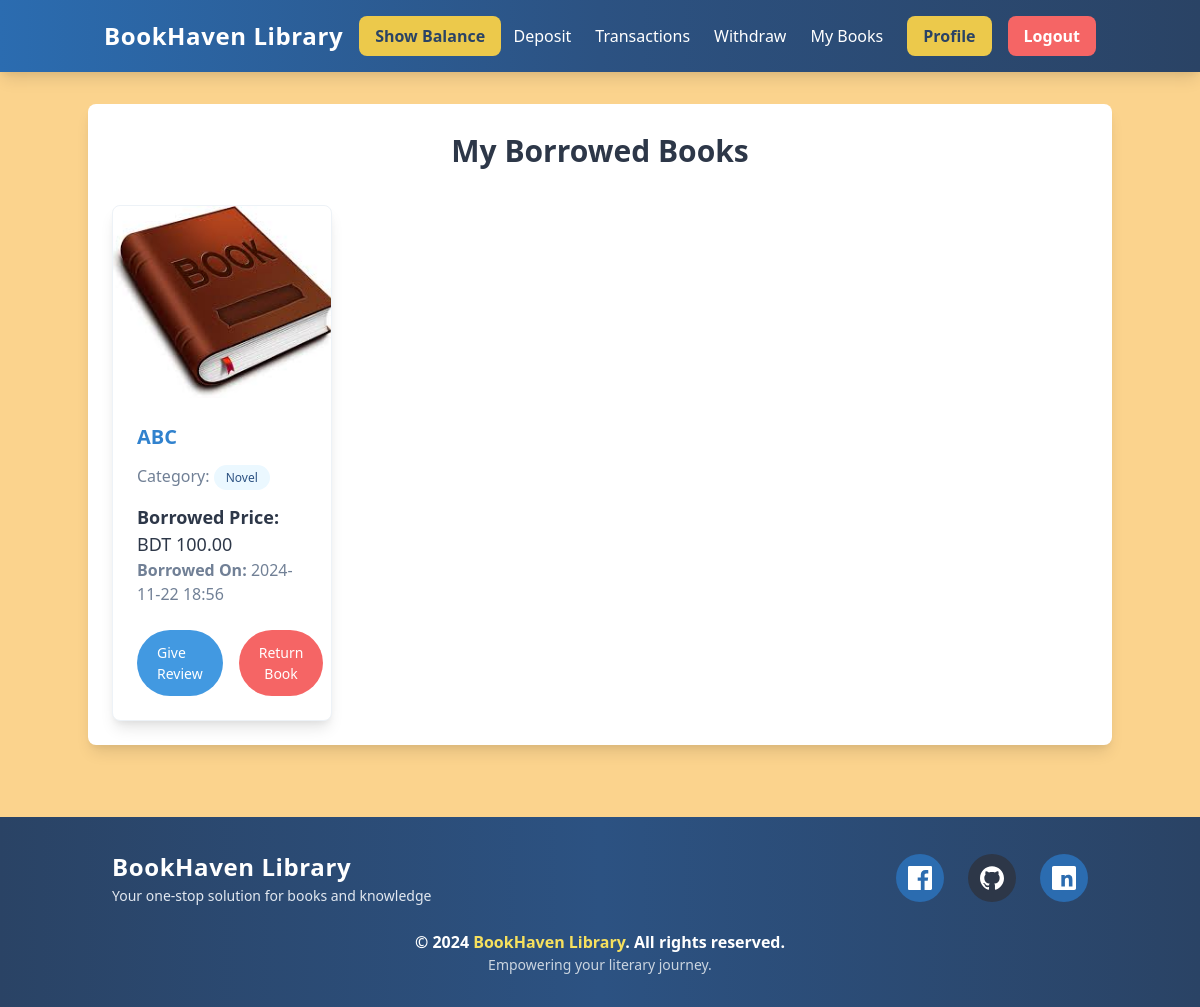
Before: /books/my_books/ (signed in) with the older database file.
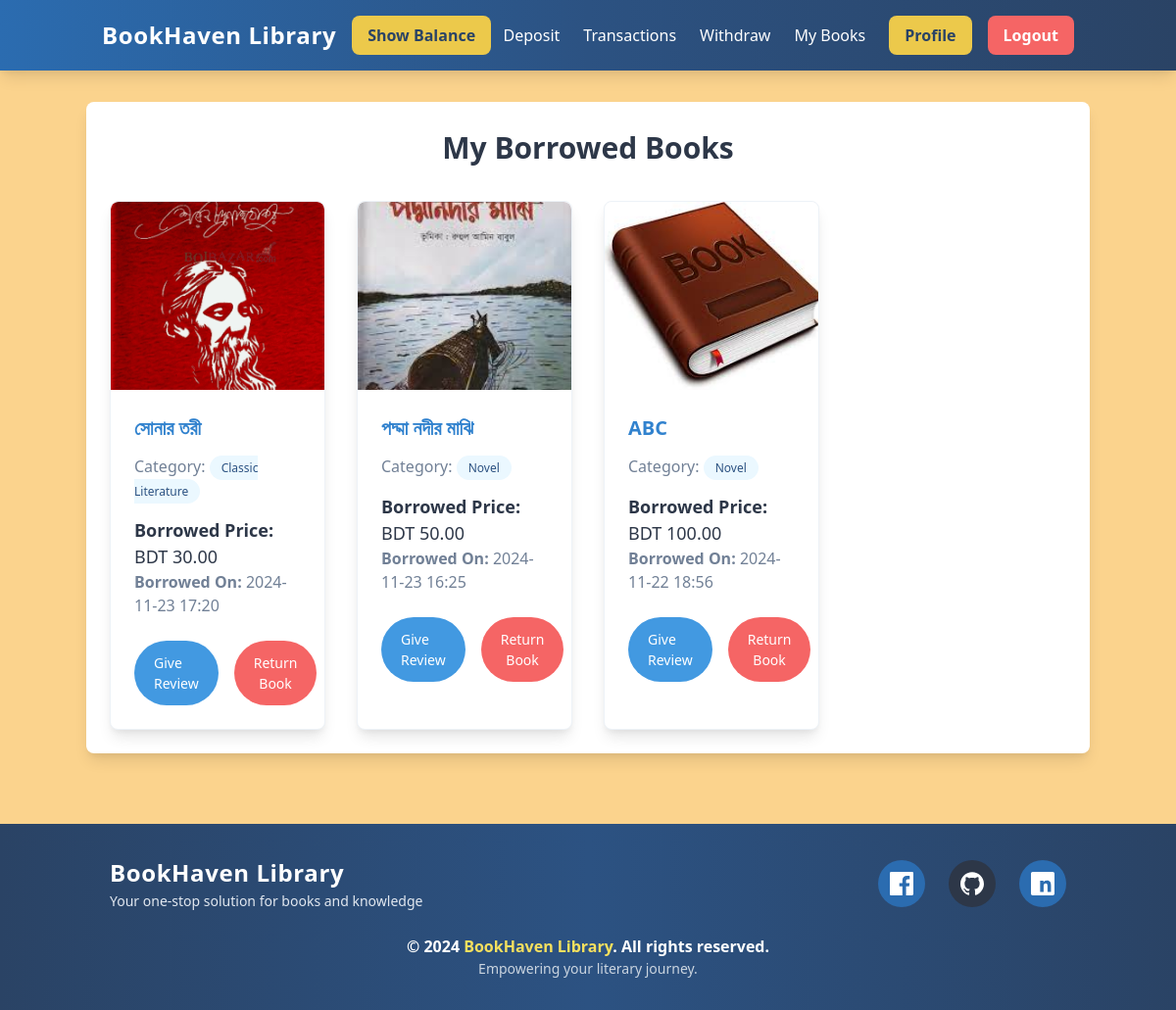
After: the same page with the newer database file.
### books/models.py (models this page shows, shortened)
class Borrow(models.Model):
    user = models.ForeignKey(User, on_delete=models.CASCADE)
    book = models.ForeignKey(Book, on_delete=models.CASCADE)
    borrow_date = models.DateTimeField(auto_now_add=True)
    returned = models.BooleanField(default=False)

class Book(models.Model):
        title = models.CharField(max_length=100)
        description = models.TextField()
        borrowprice = models.DecimalField(max_digits=10, decimal_places=2)
        quantity = models.IntegerField(default=1)
        image = models.ImageField(upload_to='books/uploads/', null=True, blank=True)
        catagory = models.ForeignKey(Category, on_delete=models.CASCADE)

class Category(models.Model):
    name = models.CharField(max_length=100)
    slug = models.SlugField(unique=True, blank=True)

### books/views.py (the view)
# urls.py: path('my_books/', MyBookView.as_view(), name='my_books'),
class MyBookView(LoginRequiredMixin, ListView):
    model = Borrow
    template_name = 'books/borrowed_book.html'
    context_object_name = 'borrows'
    def get_queryset(self):
        return Borrow.objects.filter(user=self.request.user, returned=False).order_by('-borrow_date')

### books/templates/books/borrowed_book.html (shortened to what this page needs)
{% extends 'base.html' %}
{% load static %}
{% block content %}
<div class="container mx-auto mt-8 bg-white p-6 rounded-lg shadow-lg">
    <h1 class="text-center text-3xl font-semibold mb-8 text-gray-800">My Borrowed Books</h1>
    <div class="grid grid-cols-1 sm:grid-cols-2 md:grid-cols-3 lg:grid-cols-4 gap-8">
        {% for borrow in borrows %}
        <div class="bg-white shadow-lg border border-gray-200 rounded-lg overflow-hidden transform transition-transform hover:scale-105">
            <a href="{% url 'book_details' borrow.book.id %}">
                {% if borrow.book.image %}
                <img src="{{ borrow.book.image.url }}" alt="{{ borrow.book.title }}" class="w-full h-48 object-cover rounded-t-lg">
                {% else %}
                <img src="{% static 'book_placeholder.jpg' %}" alt="Placeholder Image" class="w-full h-48 object-cover rounded-t-lg">
                {% endif %}
            </a>
            <div class="p-6">
                <h5 class="text-xl font-semibold text-gray-800 mb-3">
                    <a href="{% url 'book_details' borrow.book.id %}" class="text-blue-600 hover:underline">
                        {{ borrow.book.title }}
                    </a>
                </h5>
                <p class="mb-4">
                    <span class="text-gray-600 font-medium">Category:</span>
                    <span class="bg-blue-100 text-blue-800 py-1 px-3 rounded-full text-xs">
                        {{ borrow.book.catagory.name }}
                    </span>
                </p>
                <p class="text-lg text-gray-800"><strong>Borrowed Price:</strong> BDT {{ borrow.book.borrowprice }}</p>
                <p class="text-gray-600"><strong>Borrowed On:</strong> {{ borrow.borrow_date|date:"Y-m-d H:i" }}</p>
                <div class="flex justify-between gap-4 mt-6">
                    <a href="{% url 'review_book' borrow.book.id %}" class="bg-blue-500 hover:bg-blue-700 text-white px-5 py-3 rounded-full text-sm transition duration-300">
                        Give Review
                    </a>
                    <form action="{% url 'return_book' borrow.book.id %}" method="POST">
                        <button class="bg-red-500 text-white px-5 py-3 rounded-full text-sm hover:bg-red-600 transition duration-300">
                            Return Book
                        </button>
                    </form>
                </div>
            </div>
        </div>
        {% empty %}
        <div class="col-span-4">
            <p class="text-center text-gray-500 text-lg">You haven't borrowed any books yet.</p>
        </div>
        {% endfor %}
    </div>
</div>
{% endblock %}

### core/templates/base.html (shortened to what this page needs)
{% load static %}
<!DOCTYPE html>
<html lang="en">
    <head>
        <link href="https://unpkg.com/tailwindcss@^1.0/dist/tailwind.min.css" rel="stylesheet">
    </head>
    <body class="bg-orange-300">
        {% include 'navbar.html' %}
        {% block body %}
            <div class="lg:container lg:mx-auto" id="main">
                {% block content %}
                {% endblock %}
            </div>
        {% endblock %}
        <br>
        <br>
        <br>
        {% include 'footer.html' %}
    </body>
</html>

### core/templates/navbar.html (shortened to what this page needs)
<nav class="bg-gradient-to-r from-blue-700 via-blue-800 to-blue-900 text-white shadow-lg">
    <div class="container mx-auto flex items-center justify-between p-4">
        <div class="flex items-center space-x-4">
            <span class="text-2xl font-bold tracking-wide">
                <a href="/" class="hover:text-yellow-400 transition duration-300">BookHaven Library</a>
            </span>
            {% if request.user.is_authenticated %}
                <button id="balanceButton"
                        class="px-4 py-2 bg-yellow-500 text-blue-900 font-semibold rounded-lg hover:bg-yellow-600 transition duration-300">
                    Show Balance
                </button>
            {% endif %}
        </div>
        <div class="hidden lg:flex items-center space-x-6">
            {% if request.user.is_authenticated %}
                <a href="{% url 'deposit' %}" class="hover:text-yellow-400 transition duration-300">Deposit</a>
                <a href="{% url 'report' %}" class="hover:text-yellow-400 transition duration-300">Transactions</a>
                <a href="{% url 'withdraw' %}" class="hover:text-yellow-400 transition duration-300">Withdraw</a>
                <a href="{% url 'my_books' %}" class="hover:text-yellow-400 transition duration-300">My Books</a>
                <div class="flex items-center space-x-4">
                    <a href="{% url 'profile' %}" class="px-4 py-2 bg-yellow-500 text-blue-900 font-semibold rounded-lg hover:bg-yellow-600 transition duration-300">
                        Profile
                    </a>
                    <form action="{% url 'logout' %}" method="post">
                        <button type="submit" class="px-4 py-2 bg-red-500 font-semibold rounded-lg hover:bg-red-600 transition duration-300">
                            Logout
                        </button>
                    </form>
                </div>
            {% endif %}
        </div>
    </div>
</nav>

### core/templates/footer.html (shortened to what this page needs)
<footer class="footer bg-gradient-to-r from-blue-900 via-blue-800 to-blue-900 text-white py-8">
    <div class="container mx-auto px-6">
        <div class="flex flex-col md:flex-row justify-between items-center mb-6">
            <div class="text-center md:text-left mb-4 md:mb-0">
                <h1 class="text-2xl font-bold tracking-wide">
                    BookHaven Library
                </h1>
                <p class="text-sm text-gray-300">Your one-stop solution for books and knowledge</p>
            </div>
            <div class="flex space-x-6">
                <div class="p-3 bg-blue-700 rounded-full hover:bg-blue-600 transition duration-300">
                </div>
                <div class="p-3 bg-gray-800 rounded-full hover:bg-gray-700 transition duration-300">
                </div>
                <div class="p-3 bg-blue-700 rounded-full hover:bg-blue-600 transition duration-300">
                </div>
            </div>
        </div>
        <div class="text-center">
            <p class="text-md font-semibold">
                © {% now "Y" %} <span class="text-yellow-400">BookHaven Library</span>. All rights reserved.
            </p>
            <p class="text-sm text-gray-400">Empowering your literary journey.</p>
        </div>
    </div>
</footer>

### core/templates/base.html (style rules this page uses)
html, body { height: 100%; margin: 0; }
body { display: flex; flex-direction: column; min-height: 100vh; }
footer { width: 100%; background-color: #333; color: white; text-align: center; padding: 10px 0; }

Changed rows visible on the page:
added Borrow: book.image (picture), book "সোনার তরী", book.catagory.name "Classic Literature", book.borrowprice "30.00", borrow_date "2024-11-23 17:20"
added Borrow: book.image (picture), book "পদ্মা নদীর মাঝি", book.catagory.name "Novel", book.borrowprice "50.00", borrow_date "2024-11-23 16:25"
